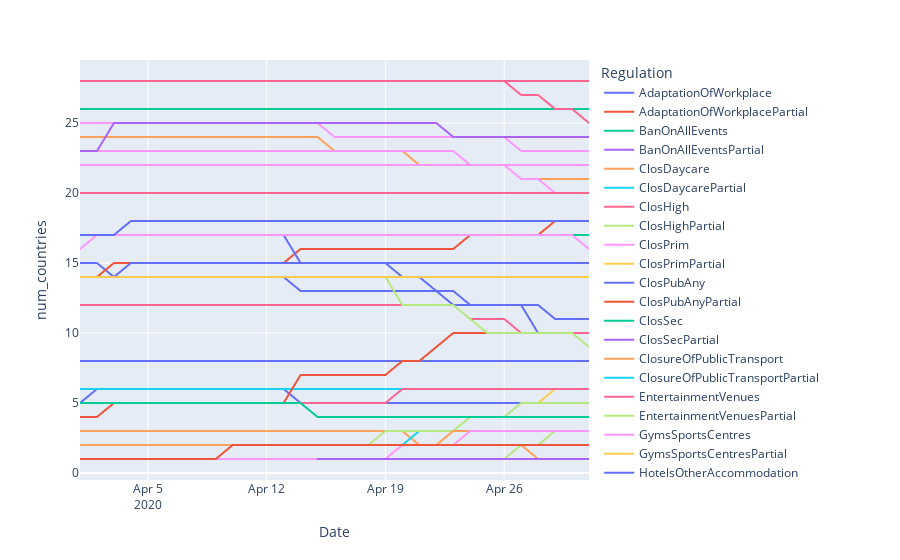

Source (notebook cell):
### Code cell
fig = px.line(april_reg_df, x="Date", y="num_countries", color='Regulation')
fig.show()
